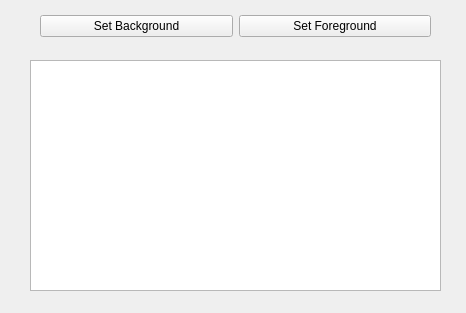
<?xml version="1.0" encoding="UTF-8"?>
<ui version="4.0">
 <class>MainWindow</class>
 <widget class="QMainWindow" name="MainWindow">
  <property name="geometry">
   <rect>
    <x>0</x>
    <y>0</y>
    <width>466</width>
    <height>313</height>
   </rect>
  </property>
  <property name="windowTitle">
   <string>MainWindow</string>
  </property>
  <widget class="QWidget" name="centralwidget">
   <widget class="QTextEdit" name="textEdit">
    <property name="geometry">
     <rect>
      <x>30</x>
      <y>60</y>
      <width>411</width>
      <height>231</height>
     </rect>
    </property>
   </widget>
   <widget class="QWidget" name="">
    <property name="geometry">
     <rect>
      <x>40</x>
      <y>10</y>
      <width>391</width>
      <height>32</height>
     </rect>
    </property>
    <layout class="QHBoxLayout" name="horizontalLayout">
     <item>
      <widget class="QPushButton" name="pushButton_background">
       <property name="text">
        <string>Set Background</string>
       </property>
      </widget>
     </item>
     <item>
      <widget class="QPushButton" name="pushButton_foreground">
       <property name="text">
        <string>Set Foreground</string>
       </property>
      </widget>
     </item>
    </layout>
   </widget>
  </widget>
 </widget>
 <resources/>
 <connections/>
</ui>
